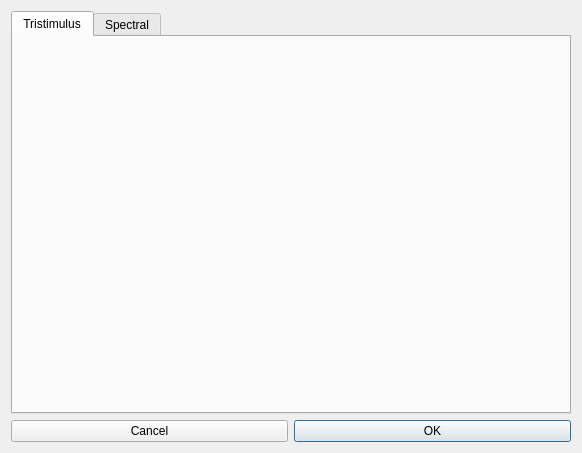
<?xml version="1.0" encoding="UTF-8"?>
<ui version="4.0">
 <class>ColorPicker</class>
 <widget class="QDialog" name="ColorPicker">
  <property name="geometry">
   <rect>
    <x>0</x>
    <y>0</y>
    <width>582</width>
    <height>453</height>
   </rect>
  </property>
  <property name="windowTitle">
   <string>Dialog</string>
  </property>
  <layout class="QVBoxLayout" name="verticalLayout">
   <item>
    <widget class="QTabWidget" name="tabWidget">
     <property name="currentIndex">
      <number>0</number>
     </property>
     <widget class="QWidget" name="tristimulusTab">
      <attribute name="title">
       <string>Tristimulus</string>
      </attribute>
      <layout class="QHBoxLayout" name="horizontalLayout_2">
       <item>
        <widget class="TristimulusColorPicker" name="tristimulusPicker" native="true"/>
       </item>
      </layout>
     </widget>
     <widget class="QWidget" name="spectralTab">
      <attribute name="title">
       <string>Spectral</string>
      </attribute>
      <layout class="QHBoxLayout" name="horizontalLayout_3">
       <item>
        <widget class="SpectralColorPicker" name="spectralPicker" native="true"/>
       </item>
      </layout>
     </widget>
    </widget>
   </item>
   <item>
    <layout class="QHBoxLayout" name="horizontalLayout">
     <property name="topMargin">
      <number>0</number>
     </property>
     <item>
      <widget class="QPushButton" name="cancelButton">
       <property name="text">
        <string>Cancel</string>
       </property>
      </widget>
     </item>
     <item>
      <widget class="QPushButton" name="okayButton">
       <property name="text">
        <string>OK</string>
       </property>
       <property name="default">
        <bool>true</bool>
       </property>
      </widget>
     </item>
    </layout>
   </item>
  </layout>
 </widget>
 <customwidgets>
  <customwidget>
   <class>TristimulusColorPicker</class>
   <extends>QWidget</extends>
   <header location="global">tristimuluscolorpicker.hh</header>
   <container>1</container>
  </customwidget>
  <customwidget>
   <class>SpectralColorPicker</class>
   <extends>QWidget</extends>
   <header location="global">spectralcolorpicker.hh</header>
   <container>1</container>
  </customwidget>
 </customwidgets>
 <resources/>
 <connections/>
</ui>
